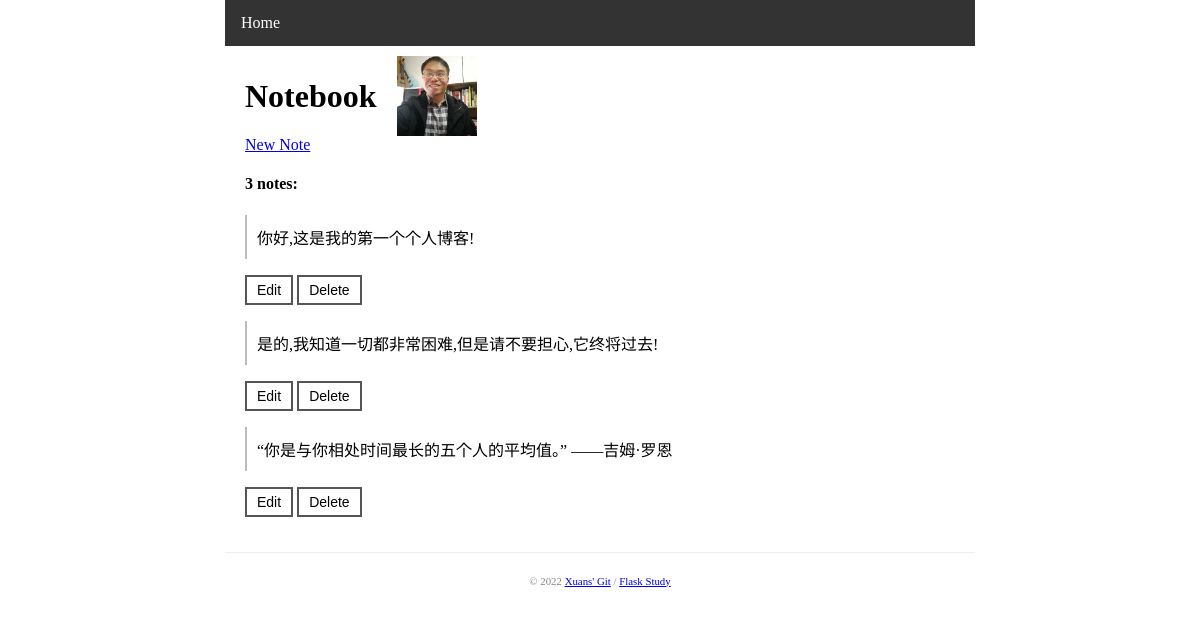
Before: / with the older database file.
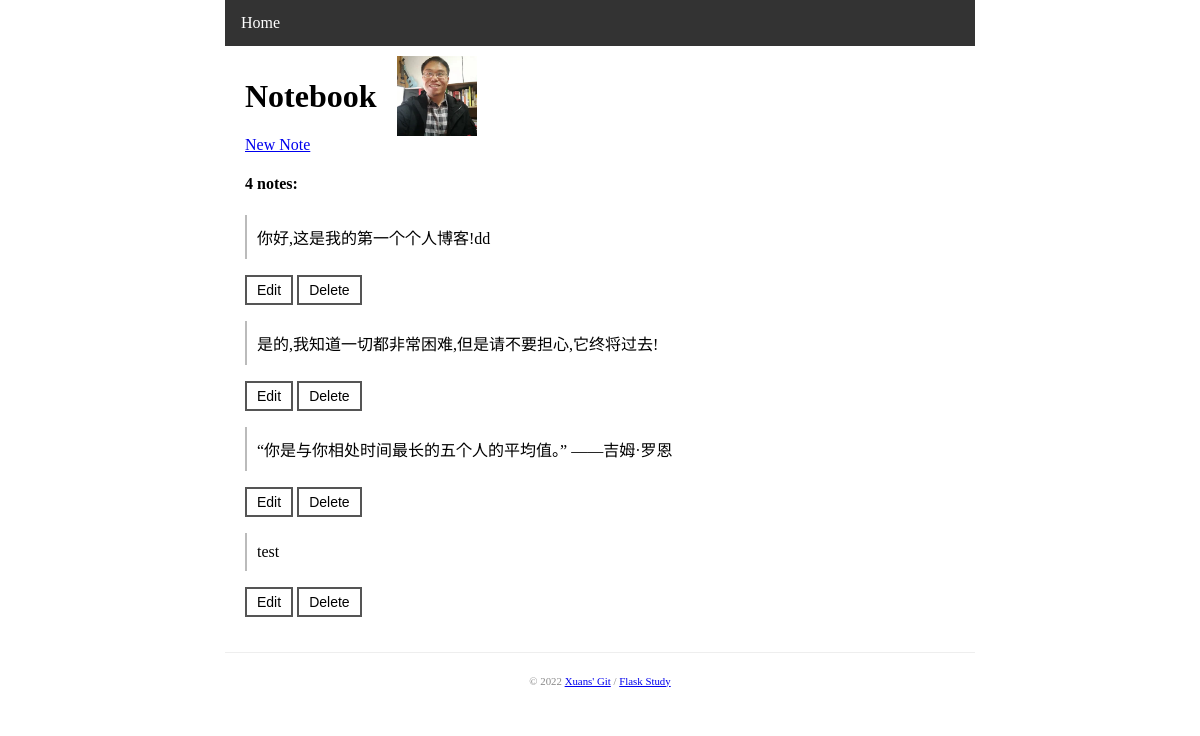
After: the same page with the newer database file.
### models.py (models this page shows, shortened)
class Note(db.Model):
    id = db.Column(db.Integer, primary_key=True)
    body = db.Column(db.Text)

### test.py (the view)
@app.route("/")
def index():
    form = DeleteNoteForm()
    notes = Note.query.all()
    return render_template("index.html", notes=notes, form=form)

### forms.py
class DeleteNoteForm(FlaskForm):
    submit = SubmitField("Delete")

### templates/index.html (shortened to what this page needs)
{% extends "base.html" %}
{% block content %}
<div class="head_container">
    <h1>Notebook</h1>
    <img src="{{ url_for('static', filename='xuan.png') }}"><br>
</div>
    <a href="{{ url_for('new_note') }}">New Note</a>
    <h4>{{ notes|length }} notes: </h4>
    {% for note in notes %}
        <div class="note">
            <p>{{ note.body }}</p>
            <a class= "btn" href="{{ url_for('edit_note', note_id=note.id) }}">Edit</a>
            <form method="post" action="{{ url_for('delete_note', note_id=note.id) }}">
                {{ form.submit(class="btn") }}
            </form>
        </div>
    {% endfor %}
{% endblock %}

Changed rows visible on the page:
changed Note: body "你好,这是我的第一个个人博客!" → "你好,这是我的第一个个人博客!dd"
added Note: body "test"
Other visible differences:
{{ notes|length }}: "3" → "4"
